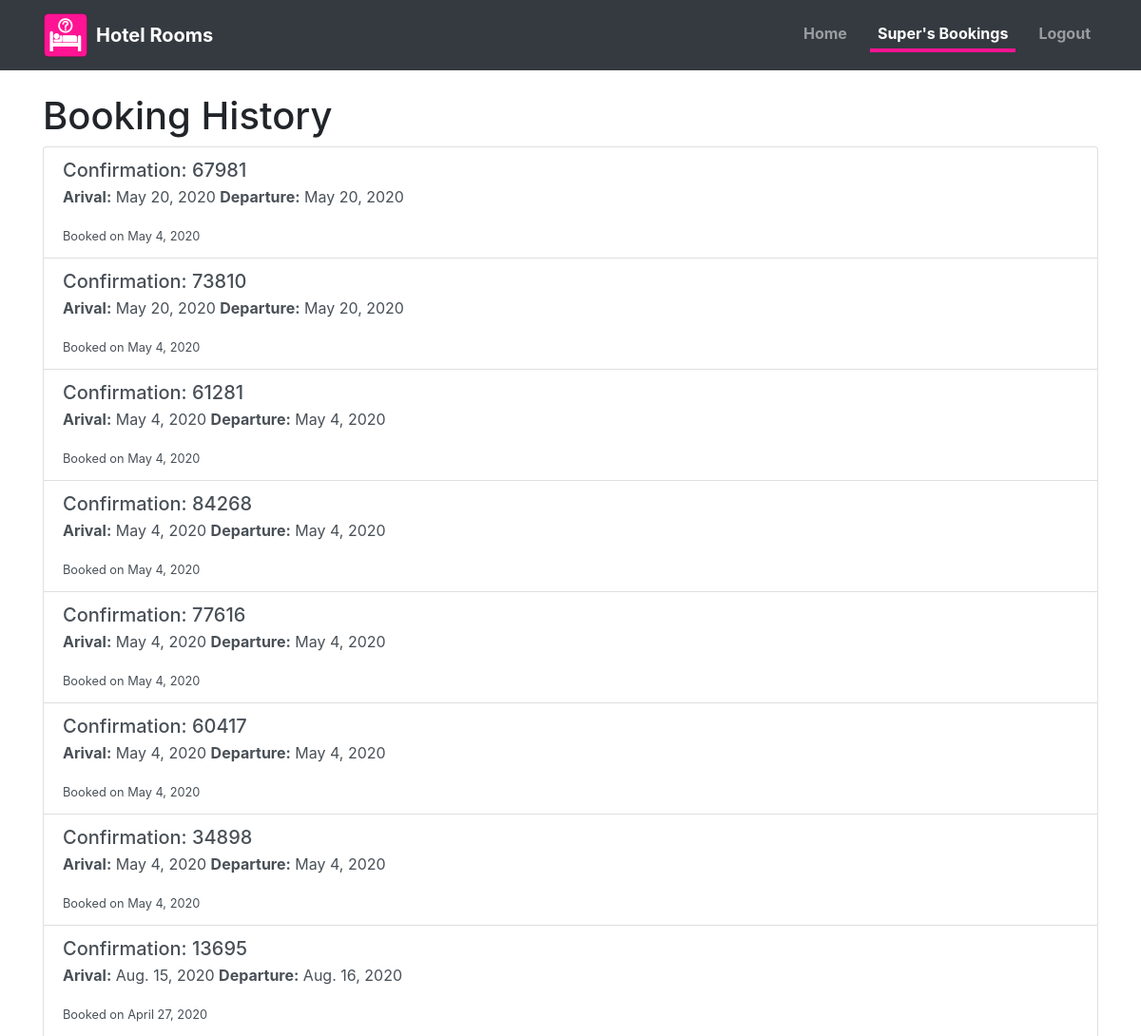
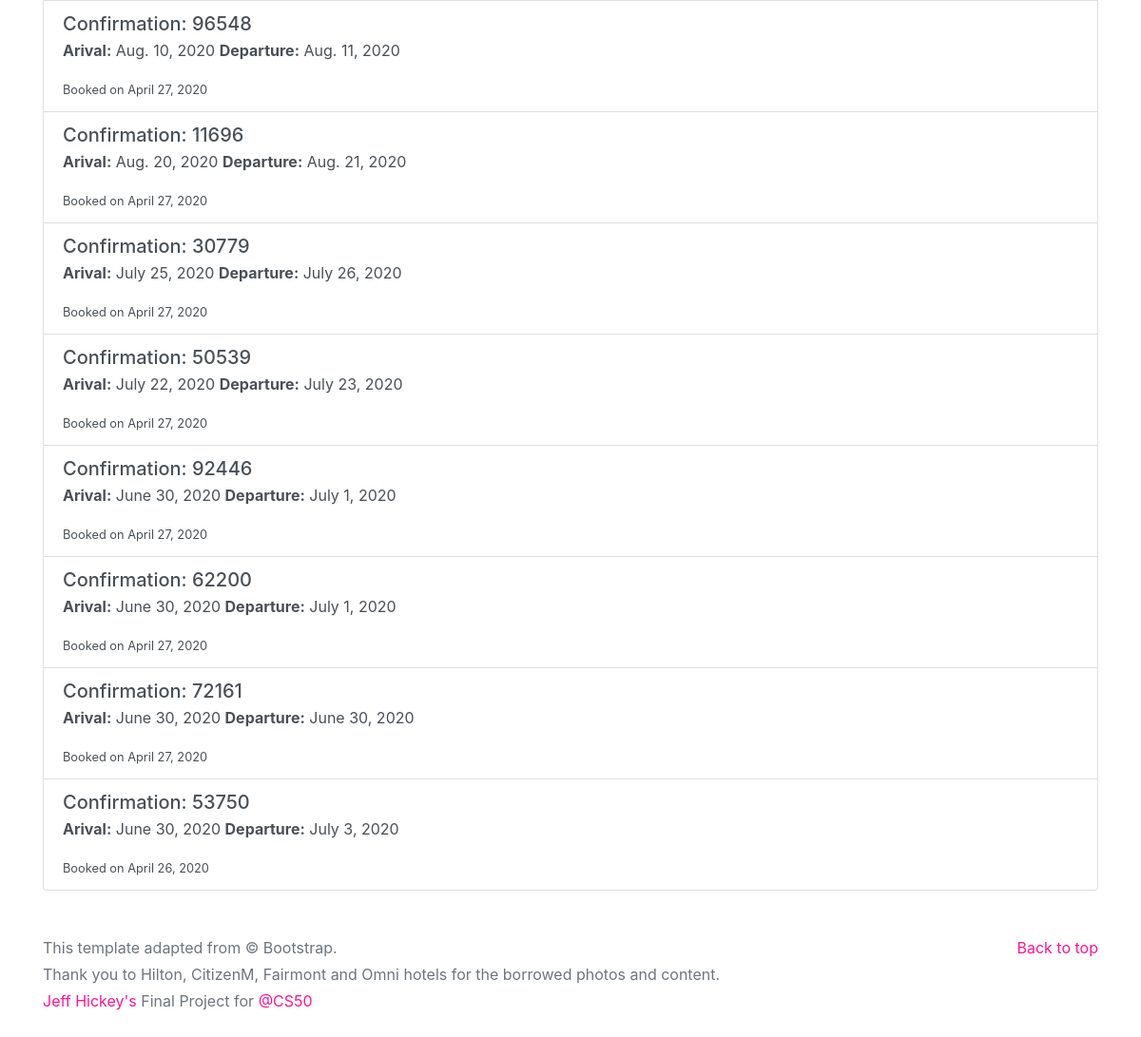
The page /history (signed in) on the database its author committed (2 pictures, top to bottom).
### hotel/models.py (models this page shows)
class User(AbstractUser):
    pass

class Booking(models.Model):
    create_date = models.DateTimeField(auto_now=True)
    confirmation = models.PositiveIntegerField()
    user = models.ForeignKey(User, on_delete=models.CASCADE,
                             related_name='guest')
    full_name = models.CharField(max_length=64)
    arrival_date = models.DateField()
    departure_date = models.DateField()
    phone_number = models.CharField(max_length=64)
    room = models.ForeignKey(Room, on_delete=models.CASCADE,
                             related_name='room_booked')
    hotel = models.ForeignKey('Hotel', on_delete=models.CASCADE,
                              related_name='hotel_booked')
    price_booked = models.DecimalField(max_digits=6, decimal_places=0,
                                       default=0)

### hotel/views.py (the view)
# urls.py: path("history", views.history, name="history"),
@login_required
def history(request):
    try:
        user = User.objects.get(pk=request.user.id)
        history = Booking.objects.filter(user=user).all().order_by(
            "-create_date")
        if not history:
            messages.add_message(request, messages.WARNING,
                                 "No booking history found.")
    except User.DoesNotExist:
        print('User does not exist.')
        messages.add_message(request, messages.WARNING,
                             "No User found, please login.")
    return render(request, "hotel/history.html",
                  {"history": history, "history_page": "active"})

### hotel/templates/hotel/history.html (shortened to what this page needs)
{% extends "hotel/layout.html" %}
{% load static %}
{% block body %}
    <div class="container mt-4">
        <h1>Booking History</h1>
        <div class="list-group mt-2">
            {% for booking in history %}
                {% ifchanged booking.confirmation %}
                <a href="{% url 'booking' booking.confirmation %}"
                   class="list-group-item list-group-item-action flex-column align-items-start">
                    <div class="d-flex w-100 justify-content-between">
                        <h5 class="mb-1">Confirmation: {{ booking.confirmation }}</h5>
                    </div>
                    <p class="text-left"><b>Arival:</b> {{ booking.arrival_date|date }}
                        <b>Departure:</b> {{ booking.departure_date|date }}
                    </p>
                    <small class="text-left">Booked on {{ booking.create_date|date }}</small>
                </a>
                {% endifchanged %}
            {% endfor %}
        </div>
    </div>
{% endblock %}

### hotel/templates/hotel/layout.html (shortened to what this page needs)
{% load static %}
<!doctype html>
<html lang="en">
<head>
    <link rel="stylesheet" href="https://stackpath.bootstrapcdn.com/bootstrap/4.4.1/css/bootstrap.min.css"
>
    <link href="{% static 'hotel/hotel.css' %}" rel="stylesheet">
</head>
<body>
<header>
    <nav class="navbar navbar-expand-md navbar-dark bg-dark">
        <div class="container d-flex justify-content-between">
            <a href="{% url 'index' %}" class="navbar-brand d-flex align-items-center">
                <img src="/static/hotel/hotel-icon.png" class="mr-2"/>
                <strong>Hotel Rooms</strong>
            </a>
            <div class="navbar-nav nav-item">
                <a class="nav-link {{ home_page }}" href="{% url 'index' %}">Home</a>
                {% if user.is_authenticated %}
                    <a class="nav-link {{ history_page }}" href="{% url 'history' %}">
                        {% if user.first_name %}
                            {{ user.first_name }}'s Bookings
                        {% elif not user.first_name %}
                            My Bookings
                        {% endif %}
                    </a>
                    <a class="nav-link {{ logout_page }}" href="{% url 'logout' %}">Logout</a>
                {% else %}
                    <a class="nav-link {{ login_page }}" href="{% url 'login' %}">Login to Book</a>
                    <a class="nav-link {{ register_page }}" href="{% url 'register' %}">Register</a>
                {% endif %}
            </div>
        </div>
    </nav>
</header>
<main role="main">
    {% block body %}
    {% endblock %}
</main>
<footer class="text-muted">
    <div class="container">
        <p class="float-right">
            <a href="#">Back to top</a>
        </p>
        <p>This template adapted from &copy; Bootstrap.</p>
        <p>Thank you to Hilton, CitizenM, Fairmont
            and Omni hotels for the borrowed photos and content.</p>
        <p><a href="http://github.com/jeff-hickey">Jeff Hickey's</a> Final Project for <a
                href=https://www.instagram.com/cs50">@CS50</a></p>
    </div>
</footer>
</body>
</html>

### hotel/static/hotel/hotel.css (style rules this page uses)
:root { --jumbotron-padding-y: 3rem; }
footer { padding-top: 3rem; padding-bottom: 3rem; }
footer p { margin-bottom: .25rem; }
a, a:focus, a:hover { color: deeppink; }
.nav-link { padding: .25rem 0; font-weight: 700; color: aliceblue; background-color: transparent; border-bottom: .25rem solid transparent; }
.nav-link + .nav-link { margin-left: 1rem; }
.active { color: #fff; border-bottom-color: deeppink; }

### rows shown on the page
User: first_name "Super"
Booking: confirmation "67981", arrival_date "May 20, 2020", departure_date "May 20, 2020", create_date "May 4, 2020"
Booking: confirmation "73810", arrival_date "May 20, 2020", departure_date "May 20, 2020", create_date "May 4, 2020"
Booking: confirmation "61281", arrival_date "May 4, 2020", departure_date "May 4, 2020", create_date "May 4, 2020"
Booking: confirmation "84268", arrival_date "May 4, 2020", departure_date "May 4, 2020", create_date "May 4, 2020"
Booking: confirmation "77616", arrival_date "May 4, 2020", departure_date "May 4, 2020", create_date "May 4, 2020"
Booking: confirmation "60417", arrival_date "May 4, 2020", departure_date "May 4, 2020", create_date "May 4, 2020"
Booking: confirmation "34898", arrival_date "May 4, 2020", departure_date "May 4, 2020", create_date "May 4, 2020"
Booking: confirmation "13695", arrival_date "Aug. 15, 2020", departure_date "Aug. 16, 2020", create_date "April 27, 2020"
Booking: confirmation "96548", arrival_date "Aug. 10, 2020", departure_date "Aug. 11, 2020", create_date "April 27, 2020"
Booking: confirmation "11696", arrival_date "Aug. 20, 2020", departure_date "Aug. 21, 2020", create_date "April 27, 2020"
Booking: confirmation "30779", arrival_date "July 25, 2020", departure_date "July 26, 2020", create_date "April 27, 2020"
Booking: confirmation "50539", arrival_date "July 22, 2020", departure_date "July 23, 2020", create_date "April 27, 2020"
Booking: confirmation "92446", arrival_date "June 30, 2020", departure_date "July 1, 2020", create_date "April 27, 2020"
Booking: confirmation "62200", arrival_date "June 30, 2020", departure_date "July 1, 2020", create_date "April 27, 2020"
Booking: confirmation "72161", arrival_date "June 30, 2020", departure_date "June 30, 2020", create_date "April 27, 2020"
Booking: confirmation "53750", arrival_date "June 30, 2020", departure_date "July 3, 2020", create_date "April 26, 2020"
